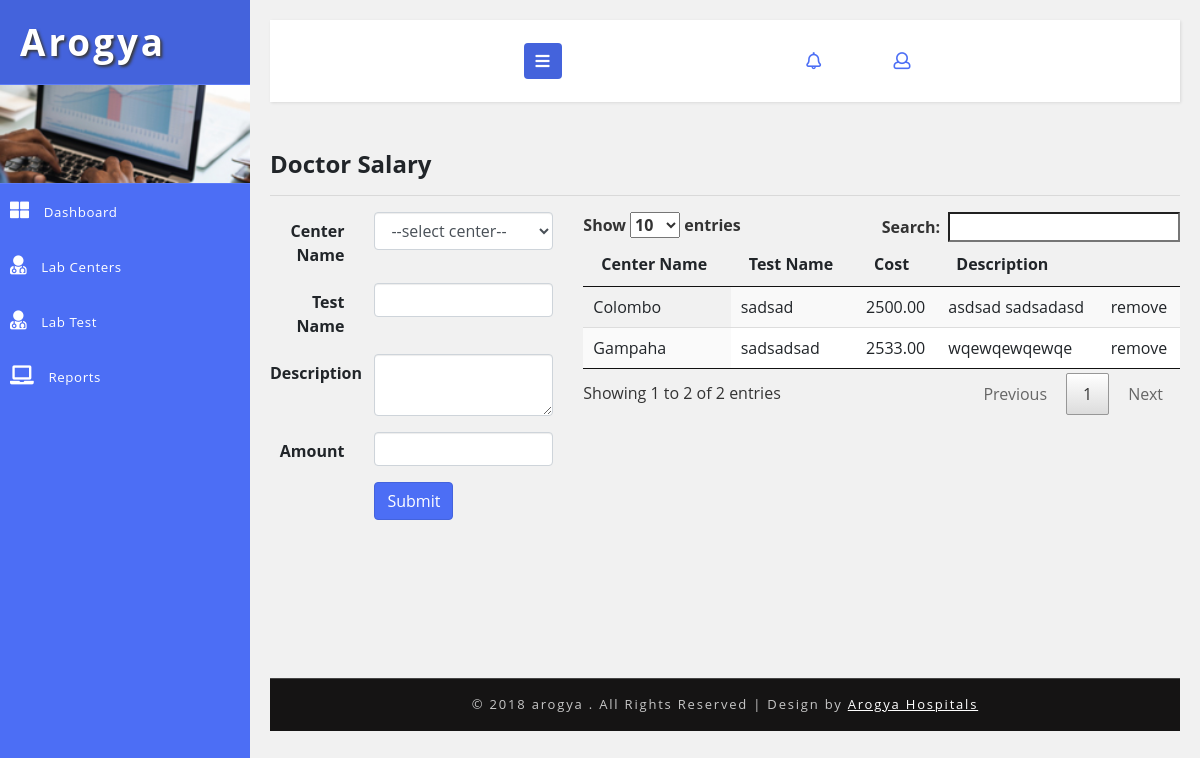
The app's page /lab/center-lab-test.php with its own data.
### tables this page shows
CREATE TABLE `hms_lab_test` (
  `id` int(5) NOT NULL AUTO_INCREMENT,
  `lab_test` varchar(50) DEFAULT NULL,
  `center_id` int(5) DEFAULT NULL,
  `description` text,
  `test_cost` decimal(10,2) DEFAULT NULL,
  PRIMARY KEY (`id`)
);

CREATE TABLE `hms_center` (
  `center_name` varchar(20) NOT NULL,
  `id` int(5) NOT NULL AUTO_INCREMENT,
  PRIMARY KEY (`id`),
  UNIQUE KEY `NewIndex1` (`center_name`)
);

### DB.php (called while the page is built, shortened)
<?php
function getDBConnection() {
    $servername = "localhost";
    $username = "root";
    $password = "123";
    $db = "hmsdb";
    $conn = mysqli_connect($servername, $username, $password, $db);
    if (!$conn) {
        die("Connection failed: " . mysqli_connect_error());
    } else {
        return $conn;
    }
}
function getData($sql) {
    $conn = getDBConnection();
    $result = mysqli_query($conn, $sql);
    if (mysqli_num_rows($result) > 0) {
        return $result;
    } else {
        return FALSE;
    }
}
?>

### lab/center-lab-test.php (the view, shortened to what this page needs)
<?php
include '../DB.php';
?>
<!DOCTYPE html>
<html lang="en">
    <head>
        <link rel="stylesheet" href="https://maxcdn.bootstrapcdn.com/bootstrap/3.3.7/css/bootstrap.min.css">
        <link rel="stylesheet" href="https://maxcdn.bootstrapcdn.com/font-awesome/4.7.0/css/font-awesome.min.css">
        <link href="../css/bootstrap.css" rel="stylesheet" type="text/css" media="all" />
        <link href="../css/style.css" rel="stylesheet" type="text/css" media="all" />
        <link rel="stylesheet" href="../css/style4.css">
        <link href="../css/fontawesome-all.css" rel="stylesheet">
    </head>
    <body>
        <div class="wrapper">
            <nav id="sidebar">
                <div class="sidebar-header">
                    <h1>
                        <a href="#">Arogya</a>
                    </h1>
                </div>
                <div class="profile-bg"></div>
                <?php
                include_once '../_tree_lab.php';
                ?>
            </nav>
            <div id="content">
                <?php include_once '../_top_bar.php'; ?>
                <div class="blank-page-content">
                    <h4>Doctor Salary</h4>
                    <hr>
                    <div class="row">
                        <div class="col-md-4">
                            <form class="form-horizontal" action="center-lab-test.php" method="post">
                                <div class="form-group">
                                    <label for="text" class="control-label col-xs-4">Center Name</label>
                                    <div class="col-xs-8">
                                        <select id="select" name="center_id" class="select form-control">
                                            <option value="">--select center--</option>
                                        </select>
                                    </div>
                                </div>
                                <div class="form-group">
                                    <label for="text" class="control-label col-xs-4">Test Name</label>
                                    <div class="col-xs-8">
                                        <input id="text" name="lab_test" type="text" class="form-control">
                                    </div>
                                </div>
                                <div class="form-group">
                                    <label for="text" class="control-label col-xs-4">Description</label>
                                    <div class="col-xs-8">
                                        <textarea name="description" class="form-control">
                                        </textarea>
                                    </div>
                                </div>
                                <div class="form-group">
                                    <label for="text" class="control-label col-xs-4">Amount</label>
                                    <div class="col-xs-8">
                                        <input id="text" name="test_cost" type="text" class="form-control">
                                    </div>
                                </div>
                                <div class="form-group row">
                                    <div class="col-xs-offset-4 col-xs-8">
                                        <button name="btnsubmit" type="submit" class="btn btn-primary">Submit</button>
                                    </div>
                                </div>
                            </form>
                        </div>
                        <div class="col-md-8">
                            <table id="example" class="display" cellspacing="0" width="100%">
                                <thead>
                                    <tr>
                                        <th>Center Name</th>
                                        <th>Test Name</th>
                                        <th>Cost</th>
                                        <th>Description</th>
                                        <th></th>
                                    </tr>
                                </thead>
                                <tbody>
                                    <?php
                                    $sql = "SELECT hms_lab_test.*,hms_center.center_name FROM hms_lab_test INNER JOIN hms_center
ON hms_lab_test.center_id = hms_center.id";
                                    $data = getData($sql);
                                    if ($data != null) {
                                        foreach ($data as $value) {
                                            ?>
                                            <tr>
                                                <td><?= $value['center_name'] ?></td>
                                                <td><?= $value['lab_test'] ?></td>
                                                <td><?= $value['test_cost'] ?></td>
                                                <td><?= $value['description'] ?></td>
                                                <td><a href="center-lab-test.php?id=<?= $value['id'] ?>">remove</a></td>
                                            </tr>
                                            <?php
                                        }
                                    }
                                    ?>
                                </tbody>
                            </table>
                            <link href="css/jquery.dataTables.min.css" rel="stylesheet" type="text/css"/>
                        </div>
                    </div>
                </div>
                <?php include '../_footer.php'; ?>
            </div>
        </div>
        <link href="../css/jquery.dataTables.min.css" rel="stylesheet" type="text/css"/>
    </body>
</html>

### css/style.css (style rules this page uses)
html, body { margin: 0; font-size: 100%; font-family: 'Open Sans', sans-serif; background: #fff; }
.blank-page-content { min-height: 480px; }
body a { text-decoration: none; transition: 0.5s all; -webkit-transition: 0.5s all; -moz-transition: 0.5s all; -o-transition: 0.5s all; -ms-transition: 0.5s all; }
input[type="button"], button[type="submit"] { transition: 0.5s all; -webkit-transition: 0.5s all; -moz-transition: 0.5s all; -o-transition: 0.5s all; -ms-transition: 0.5s all; }
h1, h2, h3, h4, h5, h6 { margin: 0; font-weight: 700; }
label { margin: 0; }
.profile-bg { border: 1px solid #5d7cf7; border-left: none; border-right: none; background: url(../images/menu1.jpg)no-repeat 0px 0px; -webkit-background-size: cover; -moz-background-size: cover; -o-background-size: cover; -ms-background-size: cover; background-size: cover; min-height: 100px; }
.btn-primary { color: #fff; background-color: #4c6ef5; border-color: #4463dc; }

### css/style4.css (style rules this page uses)
body { font-family: 'Open Sans', sans-serif; background: #f1f1f1; }
a, a:hover, a:focus { color: inherit; text-decoration: none; transition: all 0.3s; }
.wrapper { display: flex; align-items: stretch; }
#sidebar { min-width: 250px; max-width: 250px; background: #4c6ef5; color: #fff; transition: all 0.3s; }
.sidebar-header h1 { font-size: 2.3em; letter-spacing: 3px; color: #fff; text-shadow: 2px 2px 3px #39393a; }
#sidebar .sidebar-header { padding: 20px; background: #4463dc; }
#content { padding: 20px; min-height: 100vh; transition: all 0.3s; overflow: hidden; width: 100%; }

### records on screen
hms_lab_test: hms_center.center_name "Colombo", lab_test "sadsad", test_cost "2500.00", description "asdsad sadsadasd"
hms_lab_test: hms_center.center_name "Gampaha", lab_test "sadsadsad", test_cost "2533.00", description "wqewqewqewqe"
